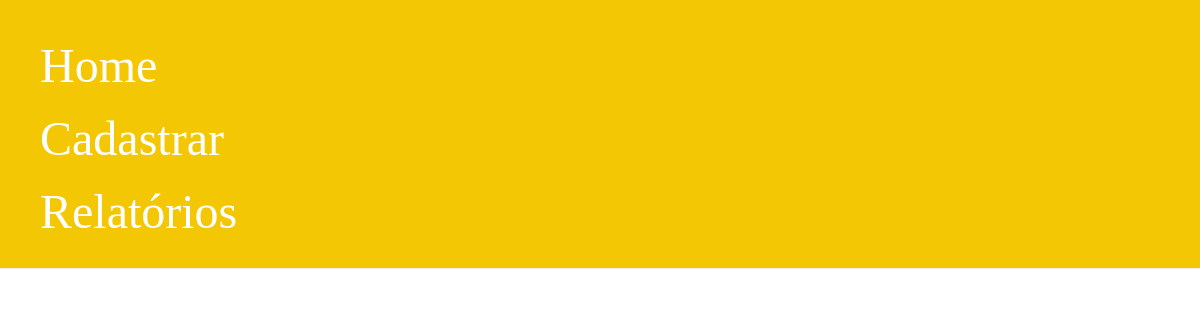
/cadastro/relatorio/, run on an earlier commit of the app's database.
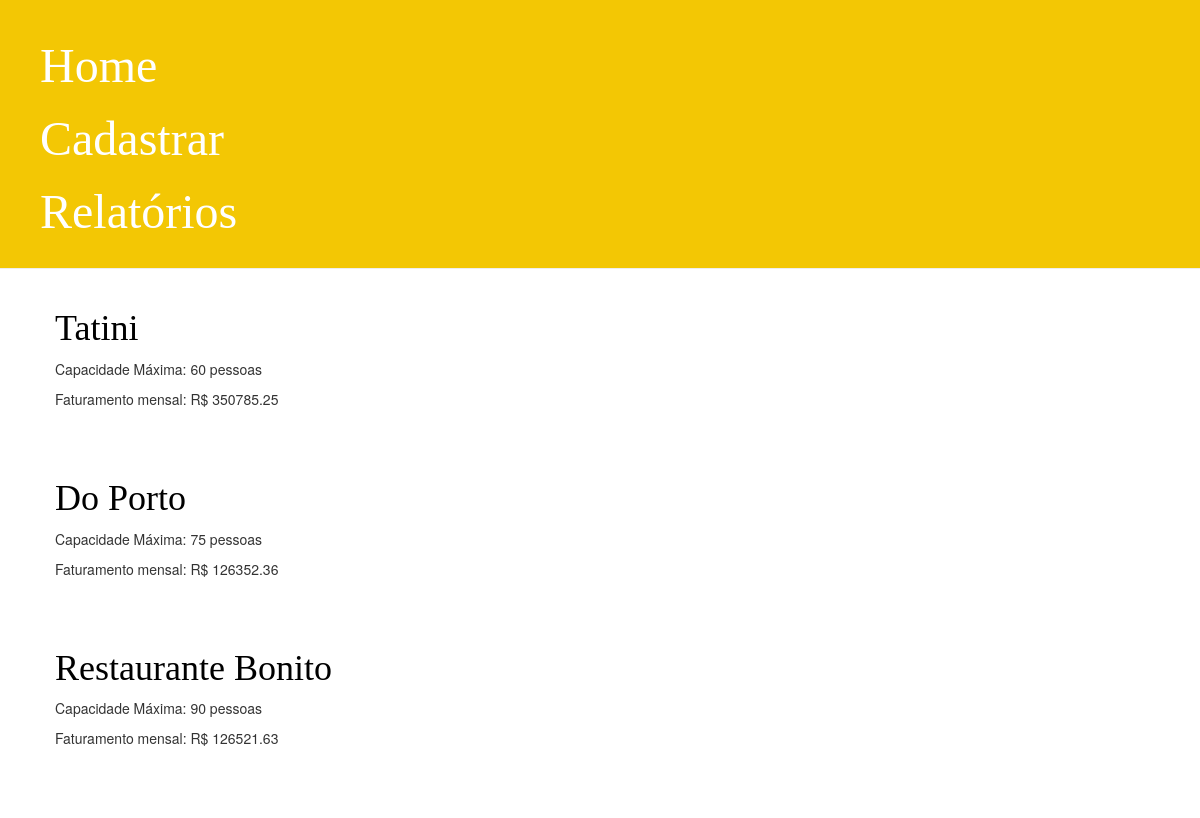
And on a later commit of the database.
### cadastro/models.py (models this page shows, shortened)
class Cadastro(models.Model):
    nome = models.ForeignKey('auth.User', on_delete=models.CASCADE)
    restaurante = models.CharField(max_length=200, default=' ')
    website = models.CharField(max_length=200)
    descricao = models.TextField()
    foto = models.ImageField(upload_to='fotos_restaurantes', null=True, blank=True)
    quantidade_pessoas = models.IntegerField(null=True, blank=True)
    faturamento = models.FloatField(null=True, blank=True)
    data_criacao = models.DateTimeField(default=timezone.now())
    data_publicacao = models.DateTimeField(blank= True, null = True)

### cadastro/views.py (the view)
# urls.py: path('cadastro/relatorio/', views.relatorio, name='relatorio'),
def relatorio(request):
    cadastros = Cadastro.objects.all()
    return render(request, 'cadastro/relatorio.html', {'cadastros': cadastros})

### cadastro/templates/cadastro/relatorio.html
{% extends 'cadastro/base.html' %}
{% block content %}
    {% for cadastro in cadastros %}
        <div class = 'post' >
            <h1><a href="{% url 'detalhe_cadastro' pk=cadastro.pk %}">{{ cadastro.restaurante }}</a></h1>
            <p>Capacidade Máxima: {{ cadastro.quantidade_pessoas }} pessoas</p>
            <p>Faturamento mensal: R$ {{ cadastro.faturamento | floatformat:2 }}</p>
        </div>
    {% endfor %}
{% endblock %}

What changed in the data, as far as the page shows it:
added Cadastro: restaurante "Tatini", quantidade_pessoas "60", faturamento "350785.25"
added Cadastro: restaurante "Do Porto", quantidade_pessoas "75", faturamento "126352.36"
added Cadastro: restaurante "Restaurante Bonito", quantidade_pessoas "90", faturamento "126521.63"
